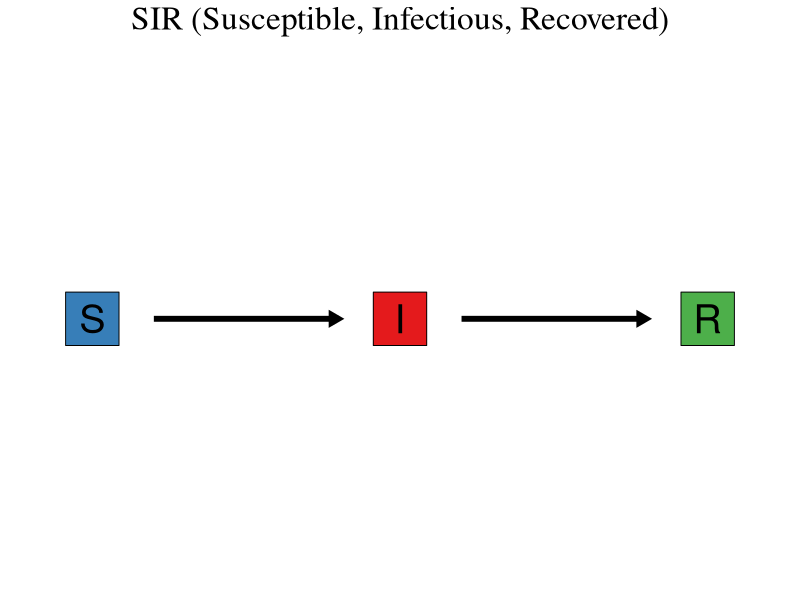
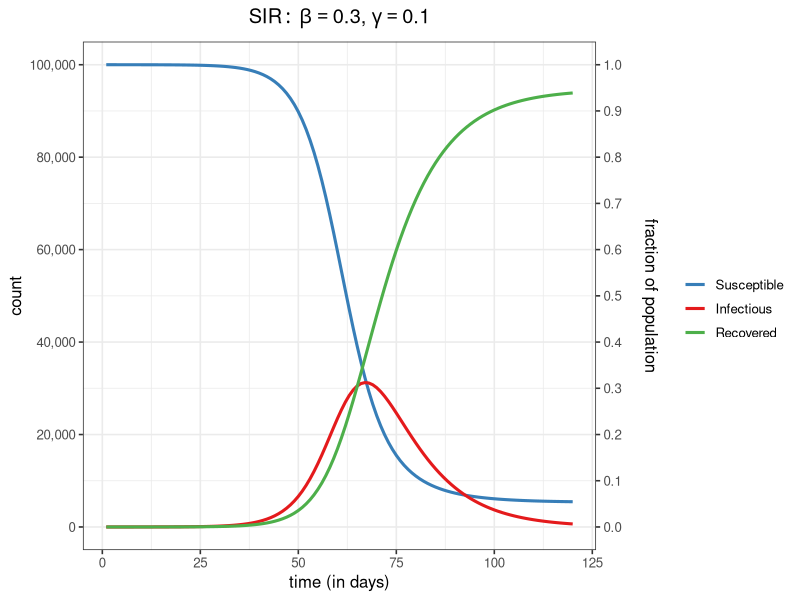

The R source for these figures, in order: (Note: this script raises an error after producing the figures.)
## ---- chunk 1
#-- code chunk options
knitr::opts_chunk$set(error=TRUE,     # Keep compiling upon error
                      collapse=TRUE,  # collapse by default
                      echo=FALSE,     # do not show code by default 
                      comment = "#>",
                      out.width="60%", 
                      fig.height = 3.5,
                      fig.width = 8, 
                      fig.retina=1,
                      fig.show='hold',
                      fig.align='center',
                      cache=FALSE, 
                      message=FALSE,
                      warning = FALSE,
                      size="footnotesize"
                      #,tidy.opts=list(width.cutoff=50), tidy=FALSE
)
## ---- chunk 2
library(knitr)
library(tidyverse)
## ---- chunk 3
color_text <- function(text, color) {
  paste0('<font color="', color,'">', text, '</font>')
}
## ---- chunk 4
# https://colorbrewer2.org/#type=qualitative&scheme=Set1&n=4
state_colors = c(S="#377eb8", E="#984ea3", I="#e41a1c", R="#4daf4a")
state_names = tibble(symbol = factor(c("S", "E", "I", "R"), ordered=TRUE),
                     name = c("Susceptible", "Exposed", "Infectious", 
                              "Recovered"))
## ---- chunk 5
nodes = state_names %>% filter(symbol != 'E') %>% mutate(x=row_number(), y=0) 
edges = tibble(from=1:2, to=2:3)

gg_SIR = ggplot(nodes) + 
  geom_point(aes(x,y, fill=symbol), size=20, shape=22) + 
  scale_x_continuous(expand = c(0,.3)) + 
  geom_text(aes(x,y,label=symbol), size=10) + 
  geom_segment(data=edges, 
                 aes(x=from+.2,xend=to-.2), y=0, yend=0, 
               arrow = arrow(angle=30,length = unit(2, 'mm'), type="closed"), 
               lineend="butt", linejoin="mitre", 
               size=2) + 
  scale_fill_manual(values=state_colors, name="", guide=FALSE) +
  theme_void() 

## ---- chunk 6
gg_SIR +
  labs(title='SIR (Susceptible, Infectious, Recovered)') + 
  theme(plot.title=element_text(hjust = 0.5,size=24,  family="serif"))
## ---- chunk 7
SIR <- function(beta, gamma, N=1E5, I=1, S=N-I, R=0, nT = 120, 
                format=c("wide", "long"), 
                force=c("linear", "exponential"),   # force of infection form 
                method=c("deterministic", "stochastic")) {
  format = match.arg(format)
  force = match.arg(force)
  method = match.arg(method)
  if(gamma<=0 | gamma>=1) stop("gamma must be between 0 and 1")
  if(min(beta)<0) stop("beta must be > 0")
  #if(min(beta, gamma)<0 | max(beta, gamma)>1) stop("beta and gamma must be between 0 and 1")
  
  if(length(beta) == 1) beta = rep(beta, nT)
  else if(length(beta) != nT) stop("beta must be of length 1 or nT")
  
  #- Initialize vectors
  initial = c(S=S, I=I, R=R)
  S = I = R = rep(0, nT)
  S[1] = initial[1]
  I[1] = initial[2]
  R[1] = initial[3]
  
  for(t in 2:nT) {
    if(force == "linear"){
      p.s2i =  beta[t-1] * I[t-1] / N  
      p.i2r = gamma 
    } else{    #force == "exponential"
      p.s2i = (1-exp(-beta[t-1]*I[t-1]/N))
      p.i2r = (1-exp(-gamma))
    }
    if(method == "deterministic") {
      s2i = p.s2i * S[t-1]
      i2r = p.i2r * I[t-1]
    } else {   # method == "stochastic"
      s2i = rbinom(n=1, size=S[t-1], prob=p.s2i)
      i2r = rbinom(n=1, size=I[t-1], prob=p.i2r)
    }
    
    I[t] = I[t-1] + s2i - i2r
    R[t] = R[t-1] + i2r
    S[t] = S[t-1] - s2i
  }
  out = tibble(time=1:nT, S, I, R)
  if(format == "long") out = out %>% gather(state, count, -time) %>% 
    mutate(state = factor(state, levels=c("S", "I", "R")))
  return(out)
}

## ---- chunk 8
R0 = 3.0
gamma = 1/10
beta = R0*gamma
initial = 1
N= 1E5
SIR(beta=beta, gamma=gamma, N=N, format="long") %>%
  ggplot(aes(time, count, color=state, fill=state)) + 
  geom_line(size=1.05) + 
  scale_color_manual(values=state_colors, name="", labels=deframe(state_names)) + 
  labs(x = 'time (in days)', y='count', 
       title=bquote(SIR:~beta == .(beta) * "," ~ gamma == .(gamma))) + 
  scale_y_continuous(breaks = seq(0, N, by=20000), labels=scales::comma,
    sec.axis = sec_axis(~ . /N, name = "fraction of population",
                        breaks = seq(0, 1, by=.1) )) + 
  theme_bw(base_size = 12) + 
  theme(
        plot.title=element_text(hjust=.5), 
        axis.title.y.right = element_text(margin = unit(c(0, 0, 0, 5), "mm"), angle = -90))
## ---- chunk 9
set.seed(2020)
n = 20
data = tibble(x=runif(n), y=runif(n), state=c("I", rep("S", n-1)), id=1:n, time=1)
gamma = .3
eps = .95

for(t in 2:15) {
  
  X = filter(data, time == max(time)) %>% mutate(time=time+1)
  X2 = X %>% mutate(time=time+.5)
  inf.ind = which(X$state == "I")
  if(length(inf.ind)==0) break
  
  for(j in inf.ind) {
    inf = filter(X, id == j)
    ind.victim = sample(setdiff(1:n, j), size=1)
    victim = slice(X, ind.victim)
    inf$x = eps*victim$x + (1-eps)*inf$x
    inf$y = eps*victim$y + (1-eps)*inf$y
    X[j,] = inf
    X2[j,] = inf %>% mutate(time=time+.5)
    #- Update Infection
    state = pull(victim, state)
    X2$state[ind.victim] = ifelse(state == "S", "I", state)
    #- Update Recovered
    if(runif(1) <= gamma) {
      X2$state[j] = "R"
      X2$x[j] = .2*runif(1) + .8*X2$x[j]
      X2$y[j] = .2*runif(1) + .8*X2$y[j]
    }
  }
  
  data = bind_rows(data, X, X2)

}


library(gganimate)
pp = data %>% 
  ggplot(aes(x,y, group=time)) + # , group=time
  geom_point(size=5, shape=21, aes(fill=state, group=1L)) + 
  scale_fill_manual(values=state_colors, name="", labels=deframe(state_names))  + 
  coord_fixed(xlim=0:1, ylim=0:1) + 
  theme_void() +  
  theme(  
    panel.border = element_rect(color="black", fill=NA)
    ,legend.title = element_blank()
    #plot.background = element_rect(fill = "grey90", colour = "black", size = 1),
    #legend.position = "top", 
    #legend.background = element_rect(fill="grey90", size=1.2)
    )

anim = pp + transition_time(time)  

## ---- chunk 10
animate(anim, fps = 6, nframes=200)
## ---- chunk 11
nodes = bind_rows(
  state_names %>% filter(symbol != 'E') %>% mutate(label = paste0(symbol,"[t]"), x=-1, y=3:1),
  state_names %>% filter(symbol != 'E') %>% mutate(label = paste0(symbol,"[t+1]"), x=1, y=3:1)
)
eps = .09
edges = tribble(
  ~from.x, ~from.y, ~to.x, ~to.y, ~increasing, ~label,
  -1, 3, 1, 3, FALSE, '-beta~I[t]/N',
  -1, 3-.01, 1, 2+eps, TRUE, 'phantom(x)~beta~I[t]/N',
  -1, 2, 1, 2, FALSE, '-gamma',
  -1, 2-.01, 1, 1+eps, TRUE, 'phantom(x)~gamma',
  -1, 1, 1, 1, TRUE, '1'
)


ggplot(nodes, aes(x,y)) + 
  geom_point(aes(x,y, fill=symbol), size=20, shape=22) + 
  scale_y_continuous(expand = c(0,.3)) + scale_x_continuous(expand = c(0,.3)) + 
  geom_text(aes(x,y,label=label), size=7, parse=TRUE)  +
  geom_text(data=edges, aes(x=(from.x+to.x)/2,y=(from.y+to.y)/2,label=label), size=4.5, parse=TRUE,
            nudge_y=.1, nudge_x=.15)  +
  geom_segment(data=edges, 
               aes(x=from.x+.2 ,xend=to.x-.2, y=from.y, yend=to.y, color=increasing), 
               arrow = arrow(angle=30,length = unit(2, 'mm'), type="closed"), 
               lineend="butt", linejoin="mitre", 
               size=1.1) + 
  scale_fill_manual(values=state_colors, name="", guide=FALSE) +
  scale_color_manual(values=c("red","black"), name="", guide=FALSE) +
  theme_void() 


## ---- chunk 12
 tibble(R0 = seq(1.5, 7, by=.1), p_infec = 1-(1/R0)) %>% 
  ggplot(aes(R0, p_infec)) + geom_line() + 
  scale_y_continuous(labels=scales::percent) + 
  labs(x=expression(R[0]), y="percent infected") + 
  theme_bw()
## ---- chunk 13
R0 = 3
gamma = 1/10 
beta = R0*gamma # 3/10
N= 1E5
nT = 180
I = bind_rows(
  Baseline = SIR(beta=beta, gamma=gamma, N=N, nT=nT, format="wide") ,
  `Strategy 1` = SIR(beta=beta-.05, gamma=gamma, N=N, nT=nT, format="wide"),
  `Strategy 2` = SIR(beta=beta, gamma=1/8, N=N, nT=nT, format="wide"),
  `Strategy 3` = SIR(beta=beta, gamma=gamma, S=N*.90, N=N, nT=nT, format="wide"),
  .id = 'strategy'
) 

I %>% mutate(cum_I = (I + R)/N, I=I/N) %>% 
  pivot_longer(c(I, cum_I), names_to="type", values_to="count") %>% 
  mutate(type = recode(type, cum_I="Cumulative Percent Infected", I = "Percent Infectious")) %>% 
  ggplot(aes(time, count, color=strategy)) + geom_line() + 
  facet_wrap(~fct_rev(type), scales="free_y") + 
  scale_y_continuous(labels=scales::percent) + 
  labs(color="", x = "time since first infection (in days)") + 
  theme_bw() + 
  theme(
    axis.title.y = element_blank(),
    strip.background = element_rect(fill="#E57200"), 
    strip.text = element_text(face="bold", family="mono")
  )
## ---- chunk 14
chg.pts = tribble(
  ~strategy, ~chg.pt,
  'Baseline',  NA,
  't=40',  40, 
  't=50', 50,
  't=65', 65)

beta2 = .2

I = bind_rows(
  Baseline = SIR(beta=beta, gamma=gamma, N=N, nT=nT, format="wide") ,
  `t=40` = SIR(beta=c(rep(beta, 40), rep(beta2, nT-40)), gamma=gamma, N=N, nT=nT, format="wide"),
  `t=50` = SIR(beta=c(rep(beta, 50), rep(beta2, nT-50)), gamma=gamma, N=N, nT=nT, format="wide"),
  `t=65` = SIR(beta=c(rep(beta, 65), rep(beta2, nT-65)), gamma=gamma, N=N, nT=nT, format="wide"),
  .id = 'strategy'
) 
## ---- chunk 15
  I %>% 
  ggplot(aes(time, I/N)) + 
  geom_area(aes(fill=strategy), alpha=.6) + facet_wrap(~strategy) + 
  geom_line(data=. %>% filter(strategy=="Baseline") %>% select(-strategy), color="black", 
            size=1) + 
  geom_vline(data=chg.pts, aes(xintercept=chg.pt), linetype=2, size=.5) + 
  scale_y_continuous(labels=scales::percent) + 
  labs(fill="", x = "time since first infection (in days)") + 
  theme_bw() + 
  theme(
    axis.title.y = element_blank(),
    strip.background = element_rect(fill="#E57200"), 
    strip.text = element_text(face="bold", family="mono")
  )

## ---- chunk 16
## Stochastic SIR

a = SIR(beta=beta, gamma=gamma, N=N, nT=nT, format="wide")

set.seed(2020)
b = a %>% select(time)
for(m in 1:100) {
  sir = SIR(beta=beta, gamma=gamma, N=N, nT=nT, format="wide", method="stochastic")$I
  if(sir[60] < 1 ) next
  b = b %>% mutate(!!as.character(m) := sir)
}

c = b %>% 
  pivot_longer(-time, names_to="id", values_to="I")

d = c %>% 
  group_by(time) %>% 
  summarize(L = quantile(I, probs=.025), U = quantile(I, probs=.975), median=median(I), 
            mean = mean(I)) 

c %>% 
  ggplot(aes(time, I)) + 
  geom_line(aes(group=id), alpha=.5, color="grey70") + 
  geom_line(data=a, size=1.10) + 
  labs(y="number infectious", x = "time since first infection (in days)") + 
  theme_bw() 


## ---- chunk 17
nodes = state_names %>% mutate(x=row_number(), y=0) 
edges = tibble(from=1:(nrow(nodes)-1), to=2:nrow(nodes))

gg_SEIR = ggplot(nodes) + 
  geom_point(aes(x,y, fill=symbol), size=20, shape=22) + 
  scale_x_continuous(expand = c(0,.3)) + 
  geom_text(aes(x,y,label=symbol), size=10) + 
  geom_segment(data=edges, 
                 aes(x=from+.2,xend=to-.2), y=0, yend=0, 
               arrow = arrow(angle=30,length = unit(2, 'mm'), type="closed"), 
               lineend="butt", linejoin="mitre", 
               size=2) + 
  scale_fill_manual(values=state_colors, name="", guide=FALSE) +
  theme_void() 

## ---- chunk 18
gg_SEIR +
  labs(title='SEIR (Susceptible, Exposed, Infectious, Recovered)') + 
  theme(plot.title=element_text(hjust = 0.5, size=20,  family="serif"))
